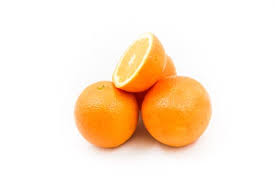
#> input picture Frequqnecy_domain/images.jpg, 275 x 183 px, found by its file name
$ python FFT.py
#> lines starting #> are read from the running program, lines starting #| are printed output that depends on the picture
import cv2
import numpy as np
import matplotlib.pyplot as plt
from scipy.ndimage import rotate
from scipy.ndimage import shift
import math
def rotate_image(image,angle):
    height=image.shape[0]
    width=image.shape[1]

    center_x=height//2
    center_y=width//2

    rotation_matrix = cv2.getRotationMatrix2D((center_x,center_y), angle, 1.0)
    rotated_image = cv2.warpAffine(image, rotation_matrix, (width, height))
    return rotated_image

# 1. tìm và hiển thị phổ biên độ của ảnh (dùng lệnh fft2)
anh1 = cv2.imread("D:\Python_CV\Frequqnecy_domain\images.jpg", 0)
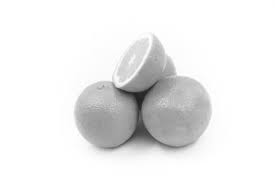
#> anh1: shape (183, 275); min 31, max 255, mean 236.1
# anh2 = cv2.imread("D:\Python_CV\Frequqnecy_domain\image2.png", 0)
# anh3 = cv2.imread("D:\Python_CV\Frequqnecy_domain\image3.png", 0)
anh2=rotate_image(anh1,90)
#> in rotate_image, `rotated_image = cv2.warpAffine(image, rotation_matrix, (width, height))`:
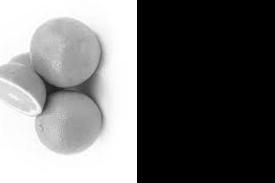
#> rotated_image: shape (183, 275); min 0, max 255, mean 108.3
anh3=rotate_image(anh1,45)
#> call 2 of rotate_image, with angle = 45
#> in rotate_image (call 2), `rotated_image = cv2.warpAffine(image, rotation_matrix, (width, height))`:
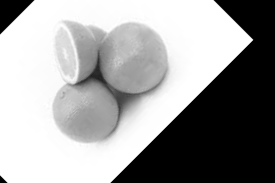
#> rotated_image: shape (183, 275); min 0, max 255, mean 157
f1 = np.fft.fft2(anh1)
f1shift = np.fft.fftshift(f1)
magnitude_spectrum1 = 20*np.log(np.abs(f1shift))
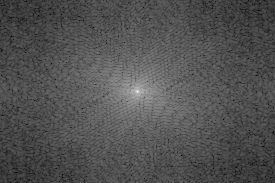
#> magnitude_spectrum1: shape (183, 275) float64; min 16.97, max 325.8, mean 116.2; drawn with min black and max white
f2 = np.fft.fft2(anh2)
f2shift = np.fft.fftshift(f2)
magnitude_spectrum2 = 20*np.log(np.abs(f2shift))
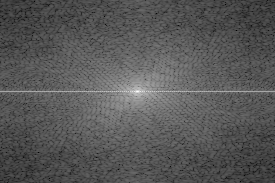
#> magnitude_spectrum2: shape (183, 275) float64; min 15.08, max 310.2, mean 116.7; drawn with min black and max white
plt.subplot(221), plt.imshow(anh1, cmap='gray')
plt.title('Input Image'), plt.xticks([]), plt.yticks([])
plt.colorbar()
plt.subplot(222), plt.imshow(magnitude_spectrum1, cmap='gray')
plt.title('Magnitude Spectrum'), plt.xticks([]), plt.yticks([])
plt.colorbar()
plt.subplot(223), plt.imshow(anh2, cmap='gray')
plt.title('Input Image'), plt.xticks([]), plt.yticks([])
plt.colorbar()
plt.subplot(224), plt.imshow(magnitude_spectrum2, cmap='gray')
plt.title('Magnitude Spectrum'), plt.xticks([]), plt.yticks([])
plt.colorbar()
plt.show()
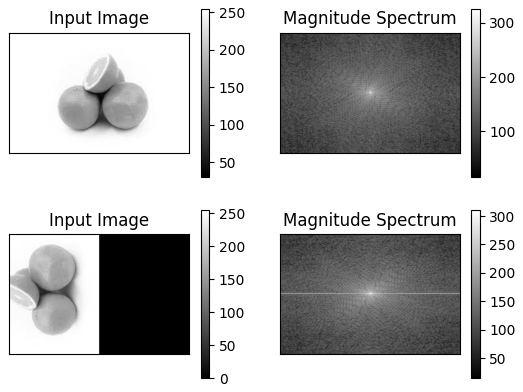
#> figure drawn by matplotlib, 8 panels
